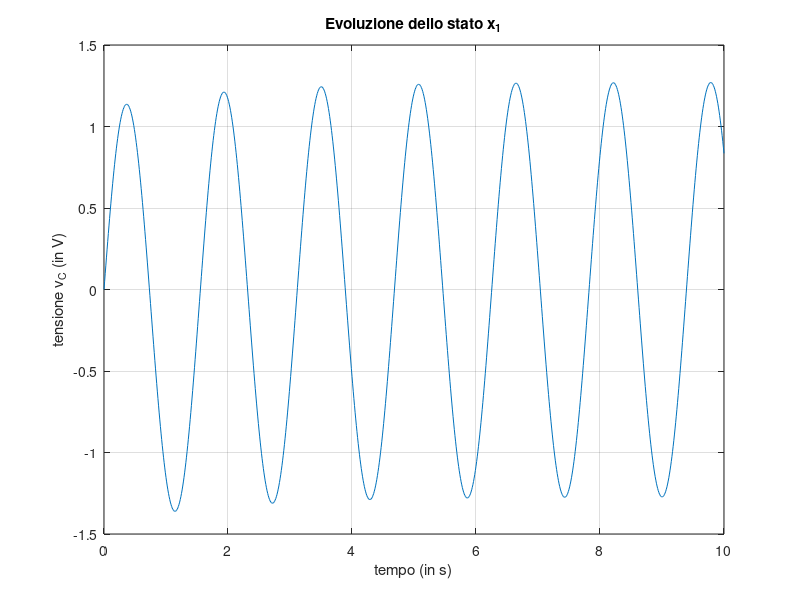
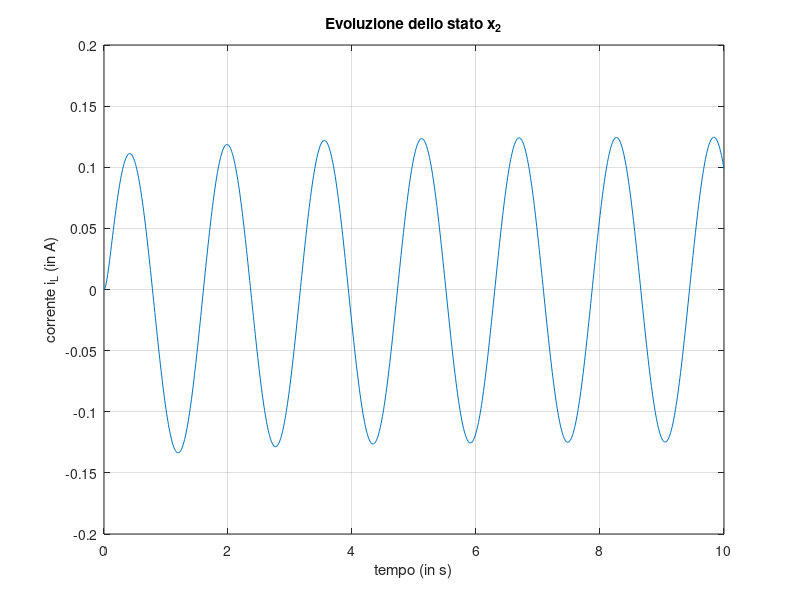
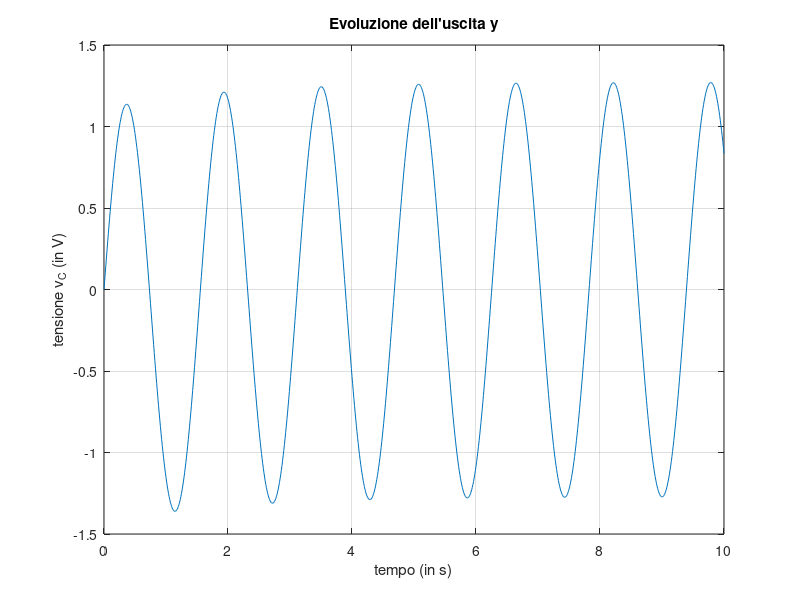

Here is the MATLAB script that generated these plots, in order: (Note: this script raises an error after producing the figures.)
%% Esercitazione 1 di Laboratorio - Controlli Automatici
% Sistema Elettrico

clear all
close all
clc


%% Definizione del sistema

% Parametri
esercizio = input('Inserisci il numero della richiesta: ');
C=0.2; i0=1;
switch esercizio,
case 1, R=10;  L=0.5;  x0=[0;0];   w0=0; tmax=20;
case 2, R=100; L=0.5;  x0=[0;0];   w0=0; tmax=200;
case 3, R=0.1; L=0.05; x0=[0;0];   w0=0; tmax=10;
case 4, R=10;  L=0.5;  x0=[0;0.2]; w0=0; tmax=20;
case 5, R=10;  L=0.5;  x0=[0;0];   w0=4; tmax=10;
case 6, R=100; L=0.5;  x0=[0;0];   w0=4; tmax=10;
case 7, R=0.1; L=0.05; x0=[0;0];   w0=4; tmax=10;
case 8, R=10;  L=0.5;  x0=[0;0.2]; w0=4; tmax=10;
end

% Matrici
A = [0, -1/C; 1/L, -R/L];
B = [1/C; 0];
C = [1, 0];
D = [0];

% Sistema
sistema = ss(A,B,C,D);


%% Simulare il comportamento del sistema

t=0:0.01:tmax;
u=i0*cos(w0*t);

[y,tsim,x] = lsim(sistema,u,t,x0);

% Grafici
figure(1), plot(tsim,x(:,1)), grid on, zoom on, title('Evoluzione dello stato x_1'), 
xlabel('tempo (in s)'), ylabel('tensione v_C (in V)')
figure(2), plot(tsim,x(:,2)), grid on, zoom on, title('Evoluzione dello stato x_2'), 
xlabel('tempo (in s)'), ylabel('corrente i_L (in A)')
figure(3), plot(tsim,y), grid on, zoom on, title('Evoluzione dell''uscita y'), 
xlabel('tempo (in s)'), ylabel('tensione v_C (in V)')


%% Calcolo della funzione di trasferimento G(s)
% G(s)
G = tf(sistema);
[numG,denG] = ss2tf(A,B,C,D);
fprintf('Zeri'); damp(numG);
fprintf('Poli'); damp(denG);


%% Calcolo analitico delle risposte nel tempo del sistema

% U(s)
ingresso = input('Inserisci il numero della richiesta di ingresso U(s): ');
s = tf('s');
switch ingresso,
case 1, U = 1/s;
case 2, U = 1/s^2;
case 3, U = s/(s^2+4^2);
end

% Y(s)
fprintf('Uscita Y(s)');
Y = G*U;

% Fratti semplici e residui
[numY,denY] = tfdata(Y,'v');
[residui,poli,resto] = residue(numY,denY)


